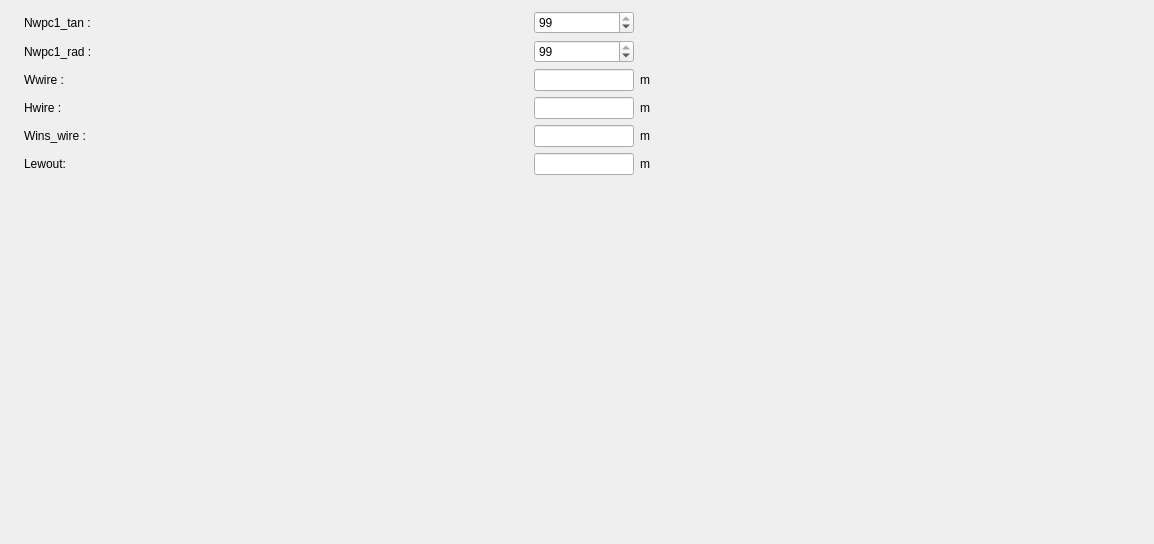
<?xml version="1.0" encoding="UTF-8"?>
<ui version="4.0">
 <class>PCondType11</class>
 <widget class="QWidget" name="PCondType11">
  <property name="geometry">
   <rect>
    <x>0</x>
    <y>0</y>
    <width>1154</width>
    <height>544</height>
   </rect>
  </property>
  <property name="windowTitle">
   <string>Form</string>
  </property>
  <layout class="QHBoxLayout" name="horizontalLayout">
   <item>
    <widget class="QLabel" name="img_cond">
     <property name="minimumSize">
      <size>
       <width>0</width>
       <height>0</height>
      </size>
     </property>
     <property name="maximumSize">
      <size>
       <width>16777215</width>
       <height>16777215</height>
      </size>
     </property>
     <property name="text">
      <string/>
     </property>
     <property name="pixmap">
      <pixmap resource="../../../../Resources/pyleecan.qrc">:/images/images/MachineSetup/WindParam/Cond_1_1.PNG</pixmap>
     </property>
     <property name="scaledContents">
      <bool>true</bool>
     </property>
    </widget>
   </item>
   <item>
    <layout class="QVBoxLayout" name="verticalLayout">
     <item>
      <layout class="QGridLayout" name="gridLayout">
       <item row="0" column="0">
        <widget class="QLabel" name="in_Nwpc1_tan">
         <property name="minimumSize">
          <size>
           <width>60</width>
           <height>0</height>
          </size>
         </property>
         <property name="text">
          <string>Nwpc1_tan :</string>
         </property>
        </widget>
       </item>
       <item row="0" column="1">
        <widget class="QSpinBox" name="si_Nwpc1_tan">
         <property name="minimumSize">
          <size>
           <width>70</width>
           <height>0</height>
          </size>
         </property>
         <property name="value">
          <number>99</number>
         </property>
        </widget>
       </item>
       <item row="1" column="0">
        <widget class="QLabel" name="in_Nwpc1_rad">
         <property name="minimumSize">
          <size>
           <width>40</width>
           <height>0</height>
          </size>
         </property>
         <property name="text">
          <string>Nwpc1_rad :</string>
         </property>
        </widget>
       </item>
       <item row="1" column="1">
        <widget class="QSpinBox" name="si_Nwpc1_rad">
         <property name="value">
          <number>99</number>
         </property>
        </widget>
       </item>
       <item row="2" column="0">
        <widget class="QLabel" name="in_Wwire">
         <property name="minimumSize">
          <size>
           <width>40</width>
           <height>0</height>
          </size>
         </property>
         <property name="text">
          <string>Wwire :</string>
         </property>
        </widget>
       </item>
       <item row="2" column="1">
        <widget class="FloatEdit" name="lf_Wwire">
         <property name="minimumSize">
          <size>
           <width>50</width>
           <height>0</height>
          </size>
         </property>
         <property name="maximumSize">
          <size>
           <width>100</width>
           <height>100</height>
          </size>
         </property>
        </widget>
       </item>
       <item row="2" column="2">
        <widget class="QLabel" name="unit_Wwire">
         <property name="minimumSize">
          <size>
           <width>0</width>
           <height>0</height>
          </size>
         </property>
         <property name="text">
          <string>m</string>
         </property>
        </widget>
       </item>
       <item row="3" column="0">
        <widget class="QLabel" name="in_Hwire">
         <property name="minimumSize">
          <size>
           <width>40</width>
           <height>0</height>
          </size>
         </property>
         <property name="text">
          <string>Hwire :</string>
         </property>
        </widget>
       </item>
       <item row="3" column="1">
        <widget class="FloatEdit" name="lf_Hwire">
         <property name="minimumSize">
          <size>
           <width>50</width>
           <height>0</height>
          </size>
         </property>
         <property name="maximumSize">
          <size>
           <width>100</width>
           <height>100</height>
          </size>
         </property>
        </widget>
       </item>
       <item row="3" column="2">
        <widget class="QLabel" name="unit_Hwire">
         <property name="minimumSize">
          <size>
           <width>0</width>
           <height>0</height>
          </size>
         </property>
         <property name="text">
          <string>m</string>
         </property>
        </widget>
       </item>
       <item row="4" column="0">
        <widget class="QLabel" name="in_Wins_wire">
         <property name="minimumSize">
          <size>
           <width>40</width>
           <height>0</height>
          </size>
         </property>
         <property name="text">
          <string>Wins_wire :</string>
         </property>
        </widget>
       </item>
       <item row="4" column="1">
        <widget class="FloatEdit" name="lf_Wins_wire">
         <property name="minimumSize">
          <size>
           <width>50</width>
           <height>0</height>
          </size>
         </property>
         <property name="maximumSize">
          <size>
           <width>100</width>
           <height>100</height>
          </size>
         </property>
        </widget>
       </item>
       <item row="4" column="2">
        <widget class="QLabel" name="unit_Wins_wire">
         <property name="minimumSize">
          <size>
           <width>0</width>
           <height>0</height>
          </size>
         </property>
         <property name="text">
          <string>m</string>
         </property>
        </widget>
       </item>
       <item row="5" column="0">
        <widget class="QLabel" name="in_Lewout">
         <property name="minimumSize">
          <size>
           <width>40</width>
           <height>0</height>
          </size>
         </property>
         <property name="toolTip">
          <string>End-winding length on one side for a half-turn</string>
         </property>
         <property name="whatsThis">
          <string>End-winding length on one side for a half-turn</string>
         </property>
         <property name="text">
          <string>Lewout:</string>
         </property>
        </widget>
       </item>
       <item row="5" column="1">
        <widget class="FloatEdit" name="lf_Lewout">
         <property name="minimumSize">
          <size>
           <width>50</width>
           <height>0</height>
          </size>
         </property>
         <property name="maximumSize">
          <size>
           <width>100</width>
           <height>100</height>
          </size>
         </property>
         <property name="toolTip">
          <string>End-winding length on one side for a half-turn</string>
         </property>
         <property name="whatsThis">
          <string>End-winding length on one side for a half-turn</string>
         </property>
        </widget>
       </item>
       <item row="5" column="2">
        <widget class="QLabel" name="unit_Lewout">
         <property name="minimumSize">
          <size>
           <width>0</width>
           <height>0</height>
          </size>
         </property>
         <property name="toolTip">
          <string>End-winding length on one side for a half-turn</string>
         </property>
         <property name="whatsThis">
          <string>End-winding length on one side for a half-turn</string>
         </property>
         <property name="text">
          <string>m</string>
         </property>
        </widget>
       </item>
      </layout>
     </item>
     <item>
      <widget class="WCondOut" name="w_out" native="true"/>
     </item>
     <item>
      <spacer name="verticalSpacer">
       <property name="orientation">
        <enum>Qt::Vertical</enum>
       </property>
       <property name="sizeHint" stdset="0">
        <size>
         <width>20</width>
         <height>40</height>
        </size>
       </property>
      </spacer>
     </item>
    </layout>
   </item>
  </layout>
 </widget>
 <customwidgets>
  <customwidget>
   <class>FloatEdit</class>
   <extends>QLineEdit</extends>
   <header>......GUI/Tools/FloatEdit.h</header>
  </customwidget>
  <customwidget>
   <class>WCondOut</class>
   <extends>QWidget</extends>
   <header>......GUI.Dialog.DMachineSetup.SWindCond.WCondOut.WCondOut.h</header>
   <container>1</container>
  </customwidget>
 </customwidgets>
 <tabstops>
  <tabstop>si_Nwpc1_tan</tabstop>
  <tabstop>si_Nwpc1_rad</tabstop>
  <tabstop>lf_Wwire</tabstop>
  <tabstop>lf_Hwire</tabstop>
  <tabstop>lf_Wins_wire</tabstop>
 </tabstops>
 <resources>
  <include location="../../../../Resources/pyleecan.qrc"/>
  <include location="../../../../Resources/pyleecan.qrc"/>
  <include location="../../../../Resources/pyleecan.qrc"/>
 </resources>
 <connections/>
</ui>
